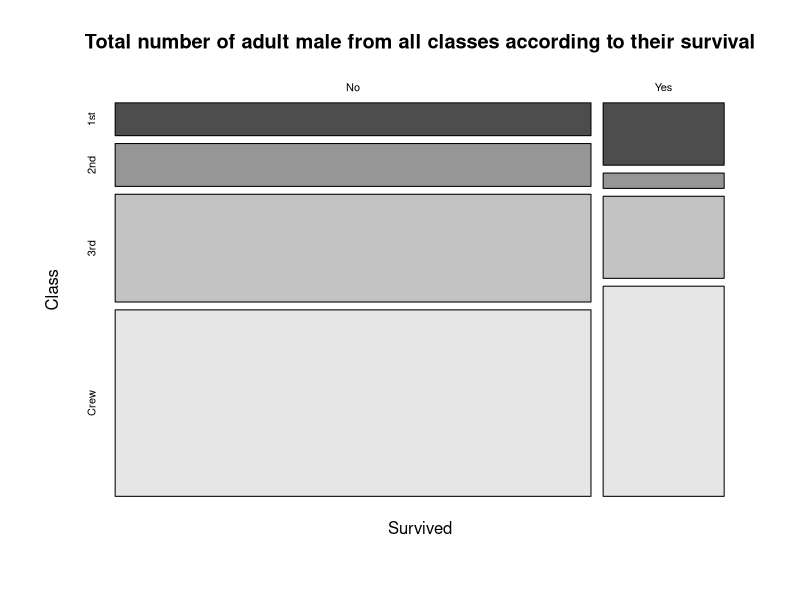
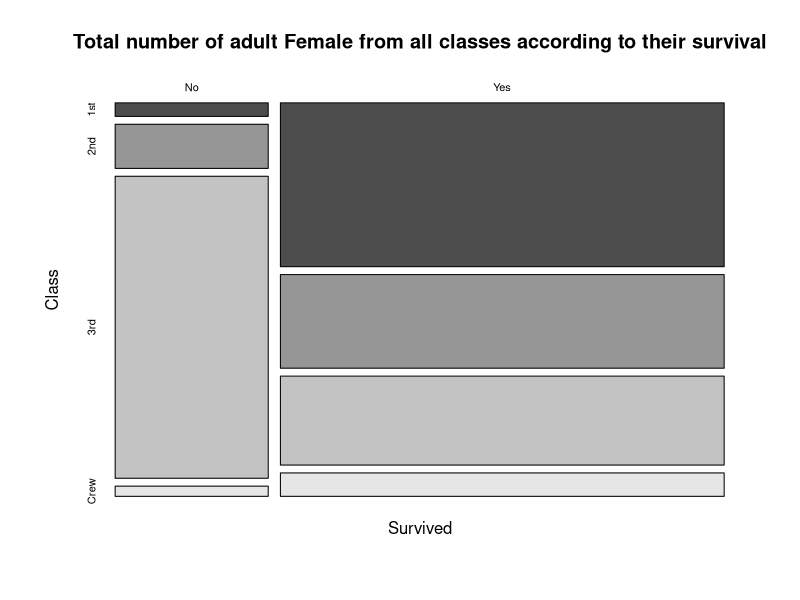
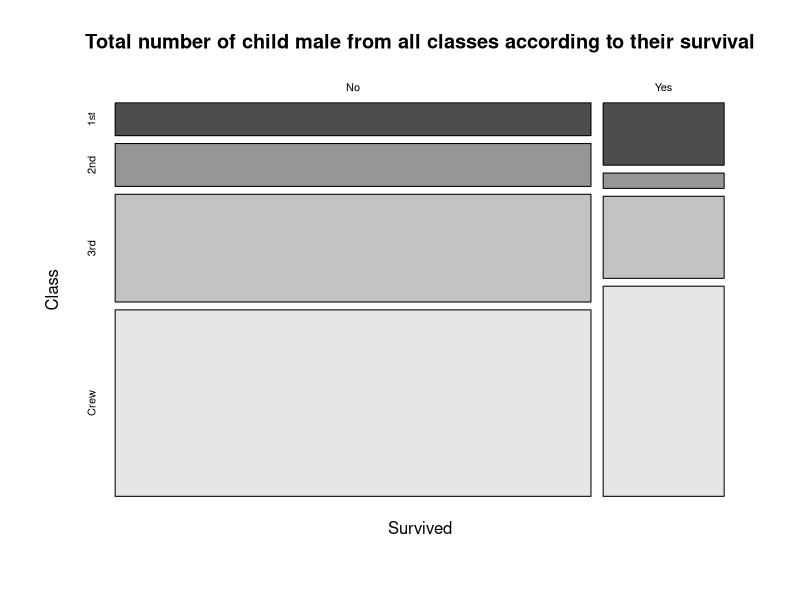

Here is the R script that generated these plots, in order:
# Importing librarys
#library('ggvis')
#install.packages(ggvis)
library('tidyverse')
library('ggplot2')

#----------------------
df = data.frame(Titanic) # assigning and converting the dataset into a data frame
View(df)                 # View the dataset 

#----------------------

head(df,10) # printing the first 10 rows of the dataset

class(df)   # viewing the dataset type or to double check if the dataset have been converted into a dataframe 

str(df)     # to view the structure of the dataset as total number of observations, number of columns and etc,

summary(df) # to get summary of each column in the dataset


colSums(is.na(df)) # to view the total number of NA values in each column in the dataset

# ceating a subtable according to gender and their classes..... Corresponding table :

(xt <- xtabs(Freq ~ Survived + Class + Sex, df, subset = Age=="Adult"))
# Alternatively, a mosaic plot :
mosaicplot(xt[,,"Male"], main = "Total number of adult male from all classes according to their survival", 
           color=TRUE)
(xt <- xtabs(Freq ~ Survived + Class + Sex, df, subset = Age=="Adult"))
# Alternatively, a mosaic plot :
mosaicplot(xt[,,"Female"], main = "Total number of adult Female from all classes according to their survival", 
           color=TRUE)

(xt2 <- xtabs(Freq ~ Survived + Class + Sex, df, subset = Age=="Child"))
# Alternatively, a mosaic plot :
mosaicplot(xt[,,"Male"], main = "Total number of child male from all classes according to their survival", 
           color=TRUE)



# library()
#ggplot(data = df) +
#  geom_mosaic(aes(x = product(df$Survived, df$Class)), 
#                  fill = df$Survived) +
#  geom_mosaic_text(aes(x = product(df$Survived, df$Class)), 
#                       label = after_stat(.wt))
#
#par(op)
#boxplot(df$Freq~df$Sex)

#mosaicplot(df, main = "Survival on the Titanic", color = TRUE)
## Formula interface for tabulated data:
#mosaicplot(~ Sex + Age + Survived, data = df, color = TRUE)

#ggplot(data = df) +
#  geom_mosaic(aes(x = df(Freq ~ Survived + Class + Sex), 
#                 fill = subset = Age=="Adult")) +
#  geom_mosaic_text(aes(x = df(Freq ~ Survived + Class + Sex), 
#                      label = after_stat(.wt)))
#?barplot
  
#  counts <- table(df$Age, df$Sex, df$Freq)
#  Gender_Age_plot<-barplot(counts, main = '',
#                          xlab="Number pf people",
#                          legend = rownames(counts))
#  Gender_Age_plot+theme(legend.position ="top")
  
  